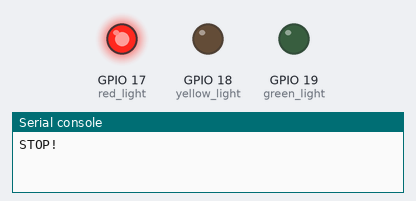
The program below on a simulated ESP32 board running MicroPython. Shown: output pins drawn as LEDs (lit = HIGH), the last lines printed to the serial console. Wiring (from the project's diagram.json): red LED on GPIO 17, orange LED on GPIO 18, green LED on GPIO 19.

Above: at 3.5 s.
At 12.0 s:
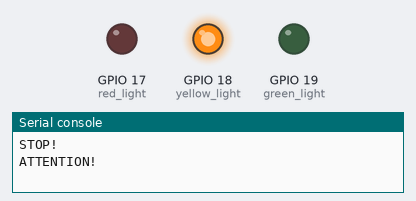
At 27.0 s:
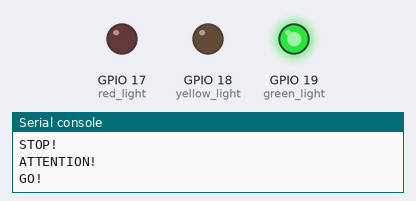
Timing chart, 0 to 48.1 s (numbered marks = the images above):
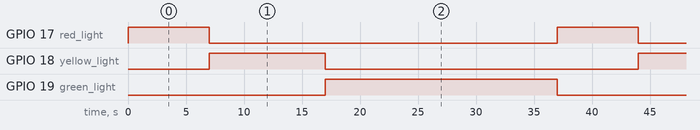

The program:

main.py
```python
from machine import Pin
from utime import sleep

red_light  = Pin(17, Pin.OUT)
yellow_light  = Pin(18, Pin.OUT)
green_light  = Pin(19, Pin.OUT)

while True:
    red_light.on()
    print("STOP!")
    sleep(7)
    red_light.off()
    yellow_light.on()
    print("ATTENTION!")
    sleep(10)
    yellow_light.off()
    green_light.on()
    print("GO!")
    sleep(20)
    green_light.off()
```

Measured:
- by itself, GPIO 17 (red_light): alternates HIGH for 7.0 s and LOW for 30.0 s
- by itself, GPIO 18 (yellow_light): alternates HIGH for 10.0 s and LOW for 27.0 s
- by itself, GPIO 19 (green_light): alternates HIGH for 20.0 s and LOW for 17.0 s
